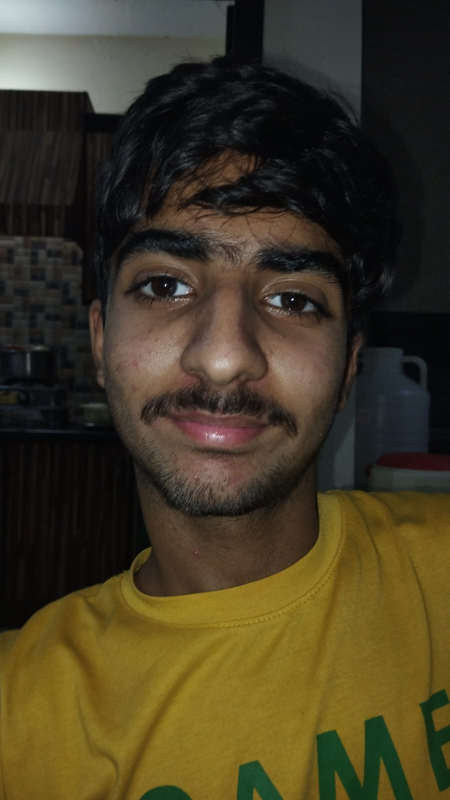
#> input picture aegis-web/backend/uploads/02cddc81-1d69-49d3-97f1-4271a2051b58.jpg, 900 x 1600 px (shown at 1/2 size); its folder holds only this picture in this run
$ python -i quality_gate.py   (imports and definitions only)   (older library calls are emulated)
#> lines starting #> are read from the running program, lines starting #| are printed output that depends on the picture
"""
Quality gate. Hard fail when no face detected — no centre-crop workaround.
QR codes, logos, charts → detector returns [] → UNAVAILABLE response.
"""
from __future__ import annotations
from dataclasses import dataclass, field
from typing import Optional

import cv2
import numpy as np

from app.config import get_settings
from app.utils.face_detector import DetectedFace, get_face_detector

# [1 line that did not run here, left out]


@dataclass
class QualityGateResult:
    passed: bool
    status: str
    blur_score: float
    resolution_ok: bool
    face_detected: bool
    face_size_px: int
    visibility: float = 1.0
    warnings: list = field(default_factory=list)
    errors: list   = field(default_factory=list)


def _blur(gray: np.ndarray) -> float:
    return float(cv2.Laplacian(gray, cv2.CV_64F).var())


def run_quality_gate(image_bgr: np.ndarray):
    if image_bgr is None or image_bgr.size == 0:
        return QualityGateResult(passed=False, status="poor", blur_score=0.0,
            resolution_ok=False, face_detected=False, face_size_px=0,
            errors=["Empty or unreadable image."]), None

    detector  = get_face_detector()
    warnings  = []
    errors    = []
    faces     = detector.detect(image_bgr)

    if not faces:
        return QualityGateResult(
            passed=False, status="poor", blur_score=0.0,
            resolution_ok=False, face_detected=False, face_size_px=0,
            errors=["No face detected. Please send a clear photo showing a human face. "
                    "QR codes, logos, and non-face images are not supported."],
        ), None

    primary       = faces[0]
    face_crop_bgr = primary.crop(image_bgr, padding=0.20)
    face_size_px  = min(primary.w, primary.h)
    resolution_ok = face_size_px >= settings.MIN_FACE_SIZE_PX

    if face_size_px < 30:
        errors.append(f"Face region too small ({face_size_px}px). Send a larger photo.")
    elif not resolution_ok:
        warnings.append(f"Face small ({face_size_px}px, recommended ≥{settings.MIN_FACE_SIZE_PX}px).")

    blur_score = 0.0
    if face_crop_bgr is not None and face_crop_bgr.size > 0:
        blur_score = _blur(cv2.cvtColor(face_crop_bgr, cv2.COLOR_BGR2GRAY))
    if blur_score < settings.MIN_BLUR_SCORE:
        warnings.append(f"Blurry image (score {blur_score:.1f}). Frequency analysis accuracy reduced.")

    if len(faces) > 1:
        warnings.append(f"{len(faces)} faces detected — each analyzed individually. "
                        "Final verdict = highest-risk face.")

    has_error = len(errors) > 0
    status = "poor" if has_error else ("degraded" if warnings else "good")

    return QualityGateResult(
        passed=not has_error, status=status, blur_score=blur_score,
        resolution_ok=resolution_ok, face_detected=True,
        face_size_px=face_size_px, warnings=warnings, errors=errors,
    ), face_crop_bgr

>>> import cv2
>>> picture = cv2.imread('../../../aegis-web/backend/uploads/02cddc81-1d69-49d3-97f1-4271a2051b58.jpg', cv2.IMREAD_GRAYSCALE)
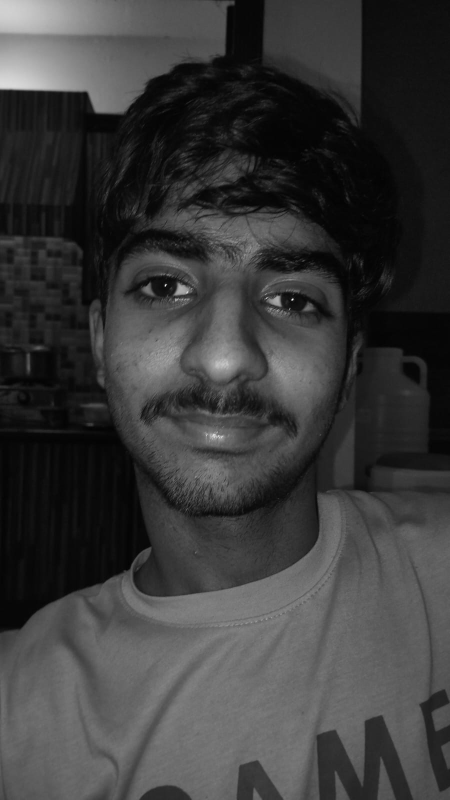
#> picture: shape (1600, 900) (shown at 1/2 size); min 0, max 255, mean 58.8
#> (the run stopped early here; a loop or call above may not have finished)
